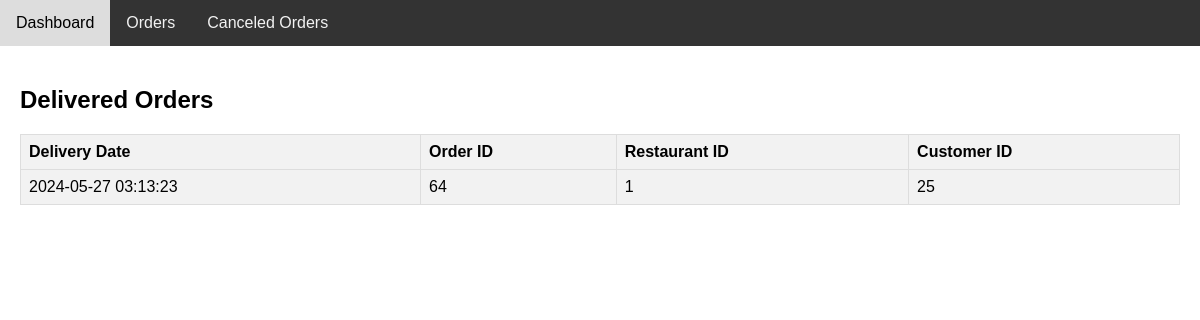
The page /Restaurant/orders/order_deliver.php (signed in) on the database its author committed.
### tables this page shows
CREATE TABLE `delivers` (
  `Order_ID` int(10) NOT NULL,
  `Quantity` int(2) NOT NULL,
  `Delivery_Date` timestamp NULL DEFAULT NULL,
  `sub_total` int(6) NOT NULL,
  `Customer_ID` int(10) NOT NULL,
  `Restaurant_ID` int(10) NOT NULL
);

### Restaurant/orders/order_deliver.php (the view, shortened to what this page needs)
<!DOCTYPE html>
<html>
<head>
<link rel="stylesheet" type="text/css" href="orders.css">
<link rel="stylesheet" href="https://cdnjs.cloudflare.com/ajax/libs/font-awesome/4.7.0/css/font-awesome.min.css">
</head>
<body>
<div class="topnav">
  <a href="http://localhost/dbdine/Restaurant/r_dashboard/r_dashboard.php">Dashboard</a>
  <a href="http://localhost/dbdine/Restaurant/orders/orders.php">Orders</a>
  <a href="http://localhost/dbdine/Restaurant/orders/order_cancel.php">Canceled Orders</a>
</div>
<div class="content">
  <h2>Delivered Orders</h2>
  <?php
  include("../../admin/db.php");
  $Restaurant_ID = $_SESSION['Restaurant_ID'];
  $sql = "SELECT * FROM delivers WHERE Restaurant_ID = ?";
  $stmt1 = $conn->prepare($sql);
  $stmt1->bind_param("i", $Restaurant_ID);
  $stmt1->execute();
  $result1 = $stmt1->get_result();
  echo "<table border='1'>";
  echo "<tr><th>Delivery Date</th>
  <th>Order ID</th>
  <th>Restaurant ID</th>
  <th>Customer ID</th>
  </tr>";
  while ($row = $result1->fetch_assoc()) {
    echo "<tr>
    <td>".$row['Delivery_Date']."</td>
    <td>".$row['Order_ID']."</td>
    <td>".$row['Restaurant_ID']."</td>
    <td>".$row['Customer_ID']."</td>
    </tr>";
  }
  echo "</table>";
  ?>
</div>
</body>
</html>

### Restaurant/orders/orders.css (style rules this page uses)
body { font-family: Arial, sans-serif; margin: 0; padding: 0; }
.topnav { overflow: hidden; background-color: #333; }
.topnav a { float: left; color: #f2f2f2; text-align: center; padding: 14px 16px; text-decoration: none; }
.content { padding: 20px; }
table { border-collapse: collapse; width: 100%; border: 1px solid #ddd; }
th, td { border: 1px solid #ddd; padding: 8px; text-align: left; }
th { background-color: #f2f2f2; }
tr:nth-child(even) { background-color: #f2f2f2; }

### rows shown on the page
delivers: Delivery_Date "2024-05-27 03:13:23", Order_ID "64", Restaurant_ID "1", Customer_ID "25"
